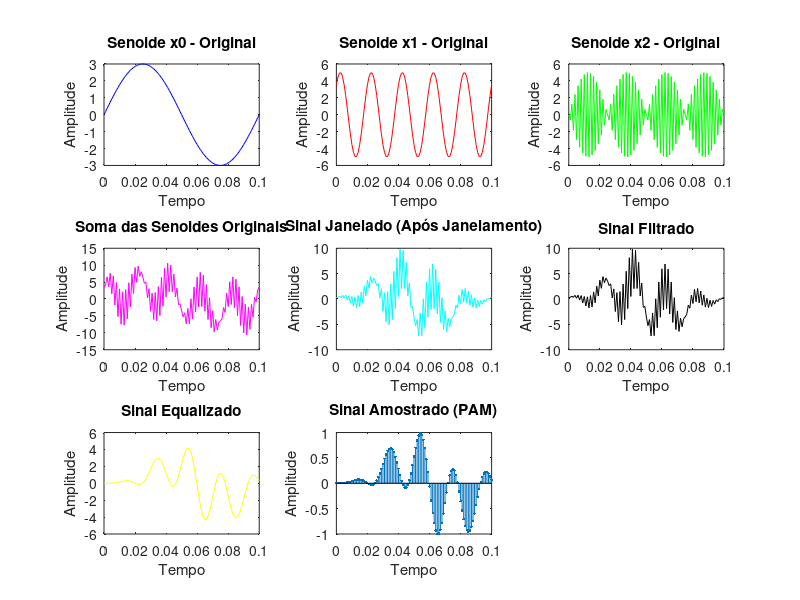
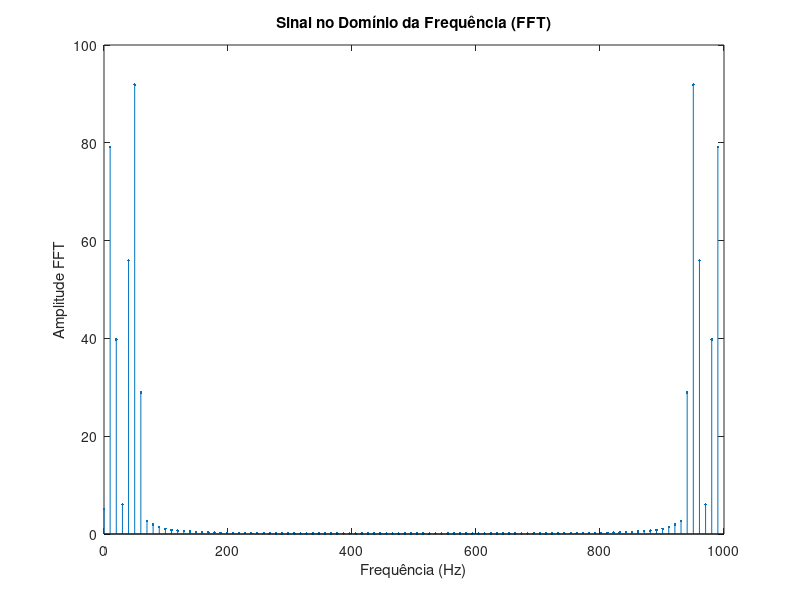
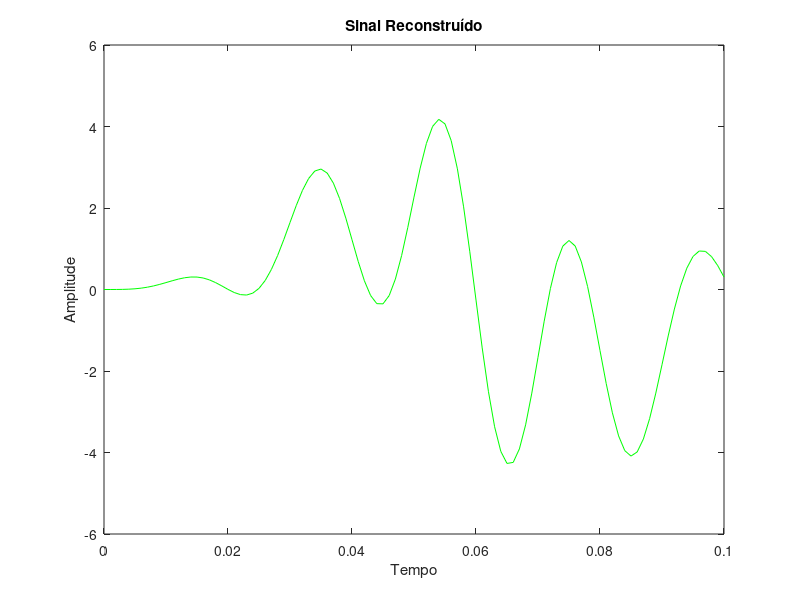

Write the MATLAB code that produced these figures, in order.
clc;
clear all;
pkg load signal;

Fs = 1e3; % Frequência de amostragem de 1kHz
Ts = 1/Fs; % Período de amostragem de 1 milissegundo
f0 = 10; % Frequência da primeira senoide em Hz
f1 = 50; % Frequência da segunda senoide em Hz
f2 = 520; % Frequência da terceira senoide em Hz
fc = 500; % Frequência de corte que atende à regra de Nyquist

t = [0:Ts:0.1]; % Valores para o eixo que representa o tempo

x0 = 3*sin(2*pi*f0*t); % primeira senoide
x1 = 5*sin(2*pi*f1*t + pi/4); % segunda senoide
x2 = 5*sin(2*pi*f2*t); % terceira senoide

sinal_original = x0 + x1 + x2; % Soma das senoides

% Aplicação do Janelamento de Hamming
janela_hamming = hamming(length(t))';
sinal_janelado = sinal_original .* janela_hamming;

ordem = 5; % Aumento da ordem do filtro
lowcut = fc*2/Fs; % Frequência de corte

[b,a] = butter(ordem, lowcut, 'low'); % Filtro Butterworth de ordem 10

sinal_lowfilter = filtfilt(b, a, sinal_janelado);

% Equalização para realçar a frequência f1 = 50 Hz
frequencia_desejada = f1 / (Fs/2); % Frequência normalizada
ganho_desejado = 10; % Ganho desejado para a frequência

% Projeto do filtro de equalização
[b_eq, a_eq] = butter(ordem, frequencia_desejada, 'low');
[h_eq, frequencies_eq] = freqz(b_eq, a_eq, length(sinal_lowfilter), Fs);

% Aplicação do filtro de equalização
sinal_equalizado = filter(b_eq, a_eq, sinal_lowfilter);

% Amostragem PAM natural
amplitude_pam = 1;
ganho = amplitude_pam / max(abs(sinal_equalizado));
sinal_pam = ganho * sinal_equalizado;

% Aplicação da FFT
sinal_fft = fft(sinal_equalizado);
N = length(sinal_fft);
frequencies = (0:N-1)*(Fs/N);

% Reconstrução do sinal original
sinal_reconstruido = ifft(sinal_fft);

% Plotagem de Todos os Sinais
figure;

subplot(3,3,1);
plot(t, x0, 'b');
title('Senoide x0 - Original');
xlabel('Tempo');
ylabel('Amplitude');

subplot(3,3,2);
plot(t, x1, 'r');
title('Senoide x1 - Original');
xlabel('Tempo');
ylabel('Amplitude');

subplot(3,3,3);
plot(t, x2, 'g');
title('Senoide x2 - Original');
xlabel('Tempo');
ylabel('Amplitude');

subplot(3,3,4);
plot(t, sinal_original, 'm');
title('Soma das Senoides Originais');
xlabel('Tempo');
ylabel('Amplitude');

subplot(3,3,5);
plot(t, sinal_janelado, 'c');
title('Sinal Janelado (Após Janelamento)');
xlabel('Tempo');
ylabel('Amplitude');

subplot(3,3,6);
plot(t, sinal_lowfilter, 'k');
title('Sinal Filtrado');
xlabel('Tempo');
ylabel('Amplitude');

subplot(3,3,7);
plot(t, sinal_equalizado, 'y');
title('Sinal Equalizado');
xlabel('Tempo');
ylabel('Amplitude');

subplot(3,3,8);
stem(t, sinal_pam, '.');
title('Sinal Amostrado (PAM)');
xlabel('Tempo');
ylabel('Amplitude');

% Plotagem do sinal no Domínio da Frequência (FFT)
figure;
stem(frequencies, abs(sinal_fft), '.');
title('Sinal no Domínio da Frequência (FFT)');
xlabel('Frequência (Hz)');
ylabel('Amplitude FFT');

% Plotagem do sinal reconstruído
figure;
plot(t, real(sinal_reconstruido), 'g');
title('Sinal Reconstruído');
xlabel('Tempo');
ylabel('Amplitude');

